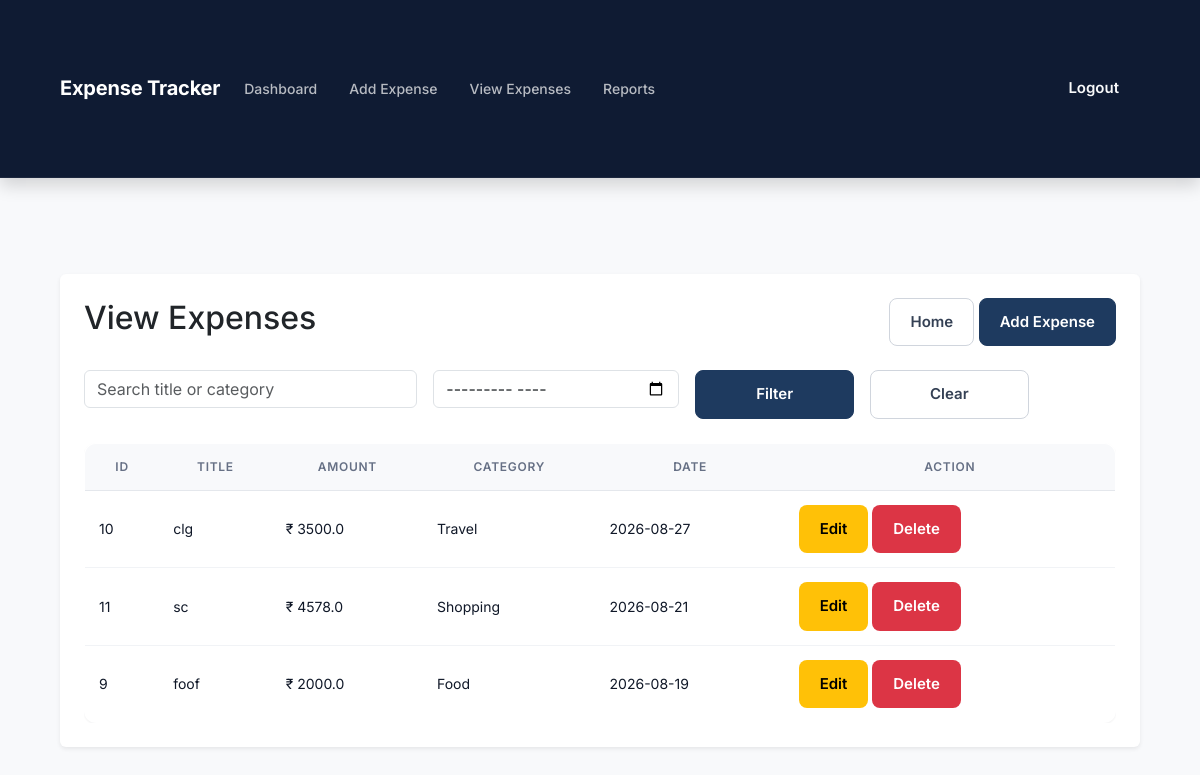
Page /view (signed in) on the committed database.
### tables this page shows
CREATE TABLE expenses(
        id INTEGER PRIMARY KEY AUTOINCREMENT,
        user_id INTEGER NOT NULL,
        title TEXT,
        amount REAL,
        category TEXT,
        date TEXT,
        FOREIGN KEY (user_id) REFERENCES users(id)
    );

### app.py (the view, shortened to what this page needs)
@app.route("/view")
def view():
    if "user_id" not in session:
        return redirect("/login")
    user_id = session["user_id"]
    search = request.args.get("search", "")
    month = request.args.get("month", "")
    conn = sqlite3.connect(DB_PATH)
    cur = conn.cursor()
    query = """
        SELECT id, title, amount, category, date
        FROM expenses
        WHERE user_id=?
    """
    params = [user_id]
    if month:
        query += """
            AND strftime('%Y-%m', date)=?
        """
        params.append(month)
    query += " ORDER BY date DESC"
    cur.execute(query, params)
    expenses = cur.fetchall()
    conn.close()
    return render_template(
        "view_expense.html",
        expenses=expenses,
        search=search,
        selected_month=month
    )

### templates/view_expense.html (shortened to what this page needs)
<!DOCTYPE html>
<html lang="en">
<head>
    <link href="https://cdn.jsdelivr.net/npm/bootstrap@5.3.3/dist/css/bootstrap.min.css" rel="stylesheet">
    <link rel="stylesheet" href="{{ url_for('static', filename='style.css') }}">
</head>
<body>
<nav class="navbar navbar-expand-lg navbar-dark shadow">
    <div class="container">
        <a class="navbar-brand fw-bold" href="/">
            Expense Tracker
        </a>
        <div class="collapse navbar-collapse" id="navbarNav">
            <ul class="navbar-nav me-auto">
                <li class="nav-item">
                    <a class="nav-link" href="/">Dashboard</a>
                </li>
                <li class="nav-item">
                    <a class="nav-link" href="/add">Add Expense</a>
                </li>
                <li class="nav-item">
                    <a class="nav-link active" href="/view">View Expenses</a>
                </li>
                <li class="nav-item">
                    <a class="nav-link" href="/reports">Reports</a>
                </li>
            </ul>
            <a href="/logout" class="btn btn-outline-light">
                Logout
            </a>
        </div>
    </div>
</nav>
<div class="container mt-5">
    <div class="card shadow-sm border-0 p-4">
        <div class="d-flex justify-content-between align-items-center mb-4">
            <h2>View Expenses</h2>
            <div>
                <a href="/" class="btn btn-outline-secondary">
                    Home
                </a>
                <a href="/add" class="btn btn-primary">
                    Add Expense
                </a>
            </div>
        </div>
        <form method="GET" action="/view" class="row g-3 mb-4">
            <div class="col-md-4">
                <input
                    type="text"
                    name="search"
                    value="{{ search }}"
                    class="form-control"
                    placeholder="Search title or category">
            </div>
            <div class="col-md-3">
                <input
                    type="month"
                    name="month"
                    value="{{ selected_month }}"
                    class="form-control">
            </div>
            <div class="col-md-2">
                <button class="btn btn-primary w-100">
                    Filter
                </button>
            </div>
            <div class="col-md-2">
                <a href="/view" class="btn btn-outline-secondary w-100">
                    Clear
                </a>
            </div>
        </form>
        <div class="table-responsive">
            <table class="table table-hover align-middle">
                <thead>
                    <tr>
                        <th>ID</th>
                        <th>Title</th>
                        <th>Amount</th>
                        <th>Category</th>
                        <th>Date</th>
                        <th>Action</th>
                    </tr>
                </thead>
                <tbody>
                {% if expenses %}
                    {% for expense in expenses %}
                    <tr>
                        <td>{{ expense[0] }}</td>
                        <td>{{ expense[1] }}</td>
                        <td>₹ {{ expense[2] }}</td>
                        <td>{{ expense[3] }}</td>
                        <td>{{ expense[4] }}</td>
                        <td>
                            <a href="/edit/{{ expense[0] }}" class="btn btn-warning btn-sm">
                                Edit
                            </a>
                            <a href="/delete/{{ expense[0] }}"
                               class="btn btn-danger btn-sm"
                               onclick="return confirm('Are you sure you want to delete this expense?')">
                                Delete
                            </a>
                        </td>
                    </tr>
                    {% endfor %}
                {% else %}
                    <tr>
                        <td colspan="6" class="text-center">No expenses found.</td>
                    </tr>
                {% endif %}
                </tbody>
            </table>
        </div>
    </div>
</div>
</body>
</html>

### static/style.css (style rules this page uses)
:root { --navy-900:#0f1b33; --navy-800:#152449; --navy-700:#1e3a5f; --navy-600:#2c4a75; --gray-50:#f8f9fb; --gray-100:#f1f3f6; --gray-200:#e4e7ec; --gray-300:#d0d5dd; --gray-500:#667085; --gray-700:#344054; --gray-900:#101828; --color-primary:var(--navy-700); --color-primary-dark:var(--navy-800); --color-success:#12795b; --color-danger:#b42318; --color-white:#ffffff; --color-text-dark:var(--gray-900); --color-text-muted:var(--gray-500); --radius-sm:8px; --radius-md:12px; --radius-lg:14px; --shadow-sm:0 1px 2px rgba(16,24,40,.06); --shadow-md:0 4px 12px rgba(16,24,40,.06),0 1px 3px rgba(16,24,40,.08); --shadow-lg:0 8px 24px rgba(16,24,40,.10); --space-1:8px; --space-2:16px; --space-3:24px; --space-4:32px; --space-5:48px; --transition:all .2s ease; }
* { margin:0; padding:0; box-sizing:border-box; font-family:"Inter","Segoe UI",Tahoma,Geneva,Verdana,sans-serif; }
body { background:var(--gray-50); min-height:100vh; color:var(--color-text-dark); }
.container { width:90%; max-width:1200px; margin:auto; padding:var(--space-5) 0; }
.navbar { padding:var(--space-2) 0; background:var(--navy-900) !important; border-bottom:1px solid rgba(255,255,255,.06); }
.navbar-brand { font-size:20px; font-weight:700; color:var(--color-white) !important; letter-spacing:-0.01em; }
.nav-link { font-weight:500; font-size:14px; margin-right:var(--space-2); color:rgba(255,255,255,.7) !important; transition:var(--transition); }
.actions .btn, .btn { padding:12px 20px; font-size:15px; font-weight:600; border-radius:var(--radius-sm); border:1px solid transparent; transition:var(--transition); }
.btn-primary { background:var(--navy-700); border-color:var(--navy-700); }
.btn-outline-secondary, .btn-secondary { background:var(--color-white); color:var(--gray-700); border-color:var(--gray-300); }
.table { background:var(--color-white); border-radius:var(--radius-md); overflow:hidden; box-shadow:var(--shadow-sm); border:1px solid var(--gray-200); margin-bottom:0; }
.table th { text-align:center; font-weight:600; font-size:12px; text-transform:uppercase; letter-spacing:.06em; color:var(--color-text-muted); background:var(--gray-50); border-bottom:1px solid var(--gray-200); padding:14px; }
.table td { vertical-align:middle; padding:14px; color:var(--color-text-dark); border-bottom:1px solid var(--gray-100); font-size:14px; }
.table tbody tr { transition:var(--transition); }
.table tbody tr:last-child td { border-bottom:none; }

### rows in the picture
expenses: id "10", title "clg", amount "3500.0", category "Travel", date "2026-08-27"
expenses: id "11", title "sc", amount "4578.0", category "Shopping", date "2026-08-21"
expenses: id "9", title "foof", amount "2000.0", category "Food", date "2026-08-19"
